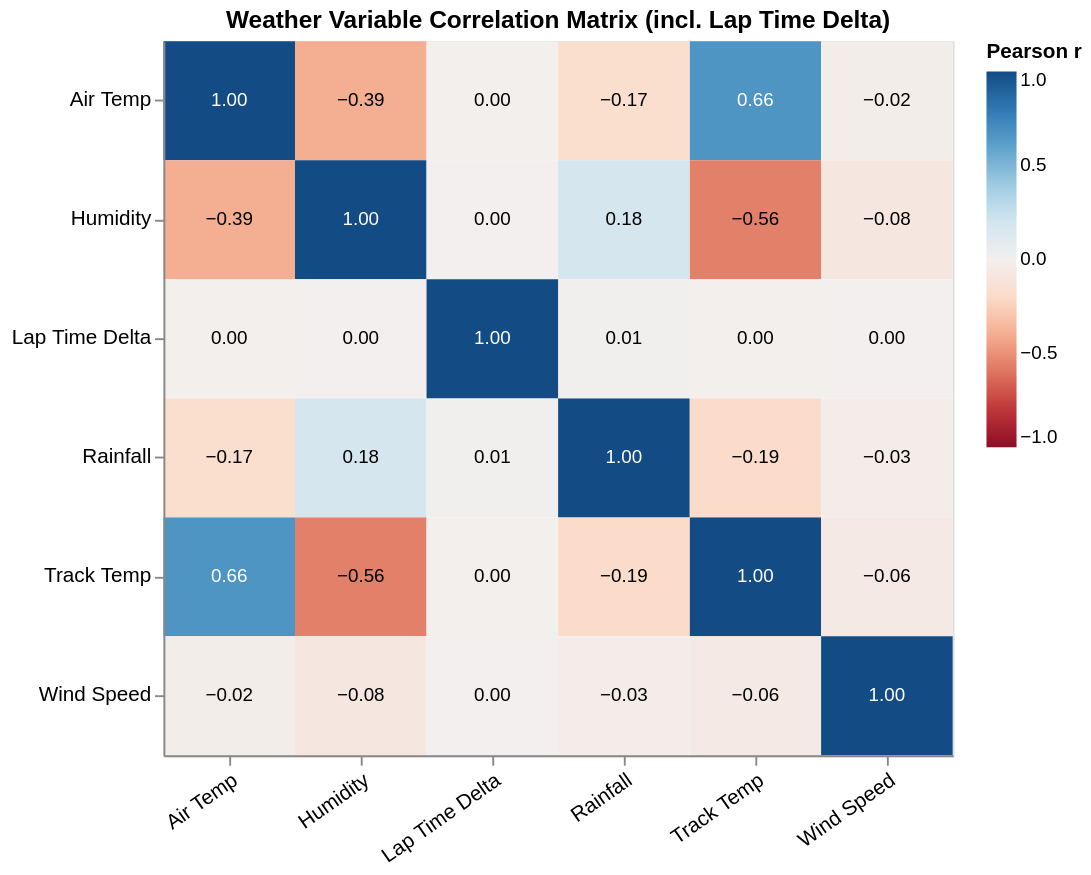

Notebook code cell kept with this figure:
### Markdown cell above
---
## Chart 5 — Weather Variable Correlation Heatmap

**New insight:** We have five weather variables per lap. This heatmap shows the **Pearson correlation** between every pair of weather variables and also against `LapTimeDiff` (each driver's lap time vs the field median). 
This answers a question none of the previous charts addressed: *which environmental factor is most strongly associated with lap time variation?* A high correlation with `LapTimeDiff` means that variable predicts whether a driver is going faster or slower than the field.

### Code cell
# Compute LapTimeDiff (driver lap time minus median for that lap in that race)
median_lt = (
    clean.groupby(['RaceID','LapNumber'])['LapTime']
    .median()
    .reset_index()
    .rename(columns={'LapTime':'MedianLapTime'})
)
clean2 = clean.merge(median_lt, on=['RaceID','LapNumber'])
clean2['LapTimeDiff'] = clean2['LapTime'] - clean2['MedianLapTime']

weather_vars = ['AirTemp','Humidity','TrackTemp','WindSpeed','LapTimeDiff']
# Rainfall as 0/1
clean2['Rainfall_int'] = clean2['Rainfall'].astype(int)
corr_vars = ['AirTemp','Humidity','TrackTemp','WindSpeed','Rainfall_int','LapTimeDiff']
corr_labels = ['Air Temp','Humidity','Track Temp','Wind Speed','Rainfall','Lap Time Delta']

corr_matrix = clean2[corr_vars].corr()
corr_matrix.index   = corr_labels
corr_matrix.columns = corr_labels

corr_long = (
    corr_matrix.reset_index()
    .melt(id_vars='index', var_name='Variable2', value_name='Correlation')
    .rename(columns={'index': 'Variable1'})
)
corr_long['CorrRounded'] = corr_long['Correlation'].round(3)

heatmap = alt.Chart(corr_long).mark_rect().encode(
    x=alt.X('Variable1:N', title=None, axis=alt.Axis(labelAngle=-35, labelFontSize=11)),
    y=alt.Y('Variable2:N', title=None, axis=alt.Axis(labelFontSize=11)),
    color=alt.Color('Correlation:Q',
                    scale=alt.Scale(scheme='redblue', domain=[-1, 1]),
                    legend=alt.Legend(title='Pearson r')),
    tooltip=['Variable1','Variable2',
             alt.Tooltip('CorrRounded:Q', title='Pearson r')]
)

text_layer = alt.Chart(corr_long).mark_text(fontSize=10).encode(
    x='Variable1:N',
    y='Variable2:N',
    text=alt.Text('CorrRounded:Q', format='.2f'),
    color=alt.condition(
        alt.datum.Correlation > 0.5,
        alt.value('white'), alt.value('black')
    )
)

chart5 = (heatmap + text_layer).properties(
    title=alt.TitleParams(
        'Weather Variable Correlation Matrix (incl. Lap Time Delta)',
        fontSize=13
    ),
    width=420, height=380
)

chart5

### Figure 1 — Vega-Lite specification as saved in the notebook (floating-point values rounded to 4 significant figures)
{"config": {"view": {"continuousWidth": 300, "continuousHeight": 300}}, "layer": [{"mark": {"type": "rect"}, "encoding": {"color": {"field": "Correlation", "legend": {"title": "Pearson r"}, "scale": {"domain": [-1, 1], "scheme": "redblue"}, "type": "quantitative"}, "tooltip": [{"field": "Variable1", "type": "nominal"}, {"field": "Variable2", "type": "nominal"}, {"field": "CorrRounded", "title": "Pearson r", "type": "quantitative"}], "x": {"axis": {"labelAngle": -35, "labelFontSize": 11}, "field": "Variable1", "title": null, "type": "nominal"}, "y": {"axis": {"labelFontSize": 11}, "field": "Variable2", "title": null, "type": "nominal"}}}, {"mark": {"type": "text", "fontSize": 10}, "encoding": {"color": {"condition": {"test": "(datum.Correlation > 0.5)", "value": "white"}, "value": "black"}, "text": {"field": "CorrRounded", "format": ".2f", "type": "quantitative"}, "x": {"field": "Variable1", "type": "nominal"}, "y": {"field": "Variable2", "type": "nominal"}}}], "data": {"name": "data-5bb49ee5e7e0bb7a8740de7bd2c65f75"}, "height": 380, "title": {"text": "Weather Variable Correlation Matrix (incl. Lap Time Delta)", "fontSize": 13}, "width": 420, "$schema": "https://vega.github.io/schema/vega-lite/v6.1.0.json", "datasets": {"data-5bb49ee5e7e0bb7a8740de7bd2c65f75": [{"Variable1": "Air Temp", "Variable2": "Air Temp", "Correlation": 1.0, "CorrRounded": 1.0}, {"Variable1": "Humidity", "Variable2": "Air Temp", "Correlation": -0.3935, "CorrRounded": -0.394}, {"Variable1": "Track Temp", "Variable2": "Air Temp", "Correlation": 0.6609, "CorrRounded": 0.661}, {"Variable1": "Wind Speed", "Variable2": "Air Temp", "Correlation": -0.02273, "CorrRounded": -0.023}, {"Variable1": "Rainfall", "Variable2": "Air Temp", "Correlation": -0.1712, "CorrRounded": -0.171}, {"Variable1": "Lap Time Delta", "Variable2": "Air Temp", "Correlation": -0.003893, "CorrRounded": -0.004}, {"Variable1": "Air Temp", "Variable2": "Humidity", "Correlation": -0.3935, "CorrRounded": -0.394}, {"Variable1": "Humidity", "Variable2": "Humidity", "Correlation": 1.0, "CorrRounded": 1.0}, {"Variable1": "Track Temp", "Variable2": "Humidity", "Correlation": -0.5584, "CorrRounded": -0.558}, {"Variable1": "Wind Speed", "Variable2": "Humidity", "Correlation": -0.07584, "CorrRounded": -0.076}, {"Variable1": "Rainfall", "Variable2": "Humidity", "Correlation": 0.1841, "CorrRounded": 0.184}, {"Variable1": "Lap Time Delta", "Variable2": "Humidity", "Correlation": 0.001164, "CorrRounded": 0.001}, {"Variable1": "Air Temp", "Variable2": "Track Temp", "Correlation": 0.6609, "CorrRounded": 0.661}, {"Variable1": "Humidity", "Variable2": "Track Temp", "Correlation": -0.5584, "CorrRounded": -0.558}, {"Variable1": "Track Temp", "Variable2": "Track Temp", "Correlation": 1.0, "CorrRounded": 1.0}, {"Variable1": "Wind Speed", "Variable2": "Track Temp", "Correlation": -0.05503, "CorrRounded": -0.055}, {"Variable1": "Rainfall", "Variable2": "Track Temp", "Correlation": -0.1916, "CorrRounded": -0.192}, {"Variable1": "Lap Time Delta", "Variable2": "Track Temp", "Correlation": -0.002777, "CorrRounded": -0.003}, {"Variable1": "Air Temp", "Variable2": "Wind Speed", "Correlation": -0.02273, "CorrRounded": -0.023}, {"Variable1": "Humidity", "Variable2": "Wind Speed", "Correlation": -0.07584, "CorrRounded": -0.076}, {"Variable1": "Track Temp", "Variable2": "Wind Speed", "Correlation": -0.05503, "CorrRounded": -0.055}, {"Variable1": "Wind Speed", "Variable2": "Wind Speed", "Correlation": 1.0, "CorrRounded": 1.0}, {"Variable1": "Rainfall", "Variable2": "Wind Speed", "Correlation": -0.03289, "CorrRounded": -0.033}, {"Variable1": "Lap Time Delta", "Variable2": "Wind Speed", "Correlation": -0.00244, "CorrRounded": -0.002}, {"Variable1": "Air Temp", "Variable2": "Rainfall", "Correlation": -0.1712, "CorrRounded": -0.171}, {"Variable1": "Humidity", "Variable2": "Rainfall", "Correlation": 0.1841, "CorrRounded": 0.184}, {"Variable1": "Track Temp", "Variable2": "Rainfall", "Correlation": -0.1916, "CorrRounded": -0.192}, {"Variable1": "Wind Speed", "Variable2": "Rainfall", "Correlation": -0.03289, "CorrRounded": -0.033}, {"Variable1": "Rainfall", "Variable2": "Rainfall", "Correlation": 1.0, "CorrRounded": 1.0}, {"Variable1": "Lap Time Delta", "Variable2": "Rainfall", "Correlation": 0.005945, "CorrRounded": 0.006}, {"Variable1": "Air Temp", "Variable2": "Lap Time Delta", "Correlation": -0.003893, "CorrRounded": -0.004}, {"Variable1": "Humidity", "Variable2": "Lap Time Delta", "Correlation": 0.001164, "CorrRounded": 0.001}, {"Variable1": "Track Temp", "Variable2": "Lap Time Delta", "Correlation": -0.002777, "CorrRounded": -0.003}, {"Variable1": "Wind Speed", "Variable2": "Lap Time Delta", "Correlation": -0.00244, "CorrRounded": -0.002}, {"Variable1": "Rainfall", "Variable2": "Lap Time Delta", "Correlation": 0.005945, "CorrRounded": 0.006}, {"Variable1": "Lap Time Delta", "Variable2": "Lap Time Delta", "Correlation": 1.0, "CorrRounded": 1.0}]}}
